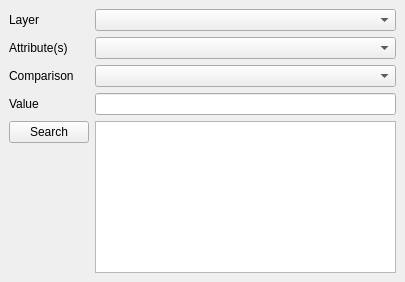
<?xml version="1.0" encoding="UTF-8"?>
<ui version="4.0">
 <class>mmqgis_search_widget</class>
 <widget class="QDockWidget" name="mmqgis_search_widget">
  <property name="geometry">
   <rect>
    <x>0</x>
    <y>0</y>
    <width>405</width>
    <height>282</height>
   </rect>
  </property>
  <property name="windowTitle">
   <string>MMQGIS Search</string>
  </property>
  <widget class="QWidget" name="dockWidgetContents">
   <layout class="QFormLayout" name="formLayout">
    <item row="0" column="0">
     <widget class="QLabel" name="label_4">
      <property name="text">
       <string>Layer</string>
      </property>
     </widget>
    </item>
    <item row="0" column="1">
     <widget class="QComboBox" name="input_layer_names">
      <property name="sizePolicy">
       <sizepolicy hsizetype="Expanding" vsizetype="MinimumExpanding">
        <horstretch>0</horstretch>
        <verstretch>0</verstretch>
       </sizepolicy>
      </property>
     </widget>
    </item>
    <item row="1" column="0">
     <widget class="QLabel" name="label_3">
      <property name="text">
       <string>Attribute(s)</string>
      </property>
     </widget>
    </item>
    <item row="2" column="0">
     <widget class="QLabel" name="label_6">
      <property name="text">
       <string>Comparison</string>
      </property>
     </widget>
    </item>
    <item row="2" column="1">
     <widget class="QComboBox" name="comparison">
      <property name="sizePolicy">
       <sizepolicy hsizetype="Expanding" vsizetype="Expanding">
        <horstretch>0</horstretch>
        <verstretch>0</verstretch>
       </sizepolicy>
      </property>
     </widget>
    </item>
    <item row="3" column="0">
     <widget class="QLabel" name="label_8">
      <property name="text">
       <string>Value</string>
      </property>
     </widget>
    </item>
    <item row="3" column="1">
     <widget class="QLineEdit" name="value">
      <property name="sizePolicy">
       <sizepolicy hsizetype="Expanding" vsizetype="Expanding">
        <horstretch>0</horstretch>
        <verstretch>0</verstretch>
       </sizepolicy>
      </property>
     </widget>
    </item>
    <item row="4" column="0">
     <widget class="QPushButton" name="search">
      <property name="text">
       <string>Search</string>
      </property>
     </widget>
    </item>
    <item row="4" column="1">
     <widget class="QListWidget" name="results">
      <property name="sizePolicy">
       <sizepolicy hsizetype="Expanding" vsizetype="Expanding">
        <horstretch>0</horstretch>
        <verstretch>0</verstretch>
       </sizepolicy>
      </property>
      <property name="selectionMode">
       <enum>QAbstractItemView::ExtendedSelection</enum>
      </property>
     </widget>
    </item>
    <item row="1" column="1">
     <widget class="QComboBox" name="attributes"/>
    </item>
   </layout>
  </widget>
 </widget>
 <resources/>
 <connections/>
</ui>
